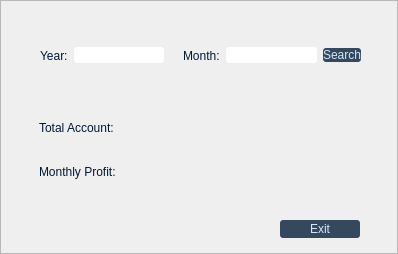
<?xml version="1.0" encoding="UTF-8"?>
<ui version="4.0">
 <class>monthlyAccountDialog</class>
 <widget class="QDialog" name="monthlyAccountDialog">
  <property name="geometry">
   <rect>
    <x>0</x>
    <y>0</y>
    <width>398</width>
    <height>254</height>
   </rect>
  </property>
  <property name="windowTitle">
   <string>Monthly Account</string>
  </property>
  <property name="styleSheet">
   <string notr="true">QPushButton{
	font: 13pt &quot;Arial Rounded MT Bold&quot;;
background-color:rgba(1,25,53,200);
color:rgba(208,233,255);
border-color:rgba(1,25,53,90);
border-radius:3px;
}
QLabel
{
font: 11pt &quot;Arial&quot;;
color:rgb(1, 25, 53);
}
QLineEdit
{
border-color:rgba(255,255,255,200);
font: 11pt &quot;Arial&quot;;
border-color:rgba(1,25,53,50);
           border-radius:3px;
         background-color:rgba(255,255,255);
      color:rgba(1,25,53);
}

</string>
  </property>
  <widget class="QWidget" name="horizontalLayoutWidget">
   <property name="geometry">
    <rect>
     <x>40</x>
     <y>30</y>
     <width>321</width>
     <height>51</height>
    </rect>
   </property>
   <layout class="QHBoxLayout" name="horizontalLayout">
    <item>
     <widget class="QLabel" name="label_year">
      <property name="text">
       <string>Year:</string>
      </property>
     </widget>
    </item>
    <item>
     <widget class="QLineEdit" name="enterYear"/>
    </item>
    <item>
     <widget class="QLabel" name="label">
      <property name="text">
       <string/>
      </property>
     </widget>
    </item>
    <item>
     <widget class="QLabel" name="label_month">
      <property name="text">
       <string>Month:</string>
      </property>
     </widget>
    </item>
    <item>
     <widget class="QLineEdit" name="enterMonth"/>
    </item>
    <item>
     <widget class="QPushButton" name="searchButt">
      <property name="text">
       <string>Search</string>
      </property>
     </widget>
    </item>
   </layout>
  </widget>
  <widget class="QPushButton" name="exitButt">
   <property name="geometry">
    <rect>
     <x>280</x>
     <y>220</y>
     <width>80</width>
     <height>18</height>
    </rect>
   </property>
   <property name="text">
    <string>Exit</string>
   </property>
  </widget>
  <widget class="QWidget" name="gridLayoutWidget">
   <property name="geometry">
    <rect>
     <x>39</x>
     <y>109</y>
     <width>321</width>
     <height>81</height>
    </rect>
   </property>
   <layout class="QGridLayout" name="gridLayout">
    <item row="1" column="0">
     <widget class="QLabel" name="label_monthlyProfit">
      <property name="text">
       <string>Monthly Profit:</string>
      </property>
     </widget>
    </item>
    <item row="0" column="0">
     <widget class="QLabel" name="label_totalAccount">
      <property name="text">
       <string>Total Account:</string>
      </property>
     </widget>
    </item>
    <item row="1" column="1">
     <widget class="QLabel" name="displayMonthlyProfit">
      <property name="text">
       <string/>
      </property>
     </widget>
    </item>
    <item row="0" column="1">
     <widget class="QLabel" name="displayTotalAccount">
      <property name="text">
       <string/>
      </property>
     </widget>
    </item>
   </layout>
  </widget>
  <widget class="QFrame" name="frame">
   <property name="geometry">
    <rect>
     <x>0</x>
     <y>0</y>
     <width>398</width>
     <height>254</height>
    </rect>
   </property>
   <property name="frameShape">
    <enum>QFrame::StyledPanel</enum>
   </property>
   <property name="frameShadow">
    <enum>QFrame::Raised</enum>
   </property>
  </widget>
  <zorder>frame</zorder>
  <zorder>horizontalLayoutWidget</zorder>
  <zorder>exitButt</zorder>
  <zorder>gridLayoutWidget</zorder>
 </widget>
 <resources/>
 <connections/>
</ui>
